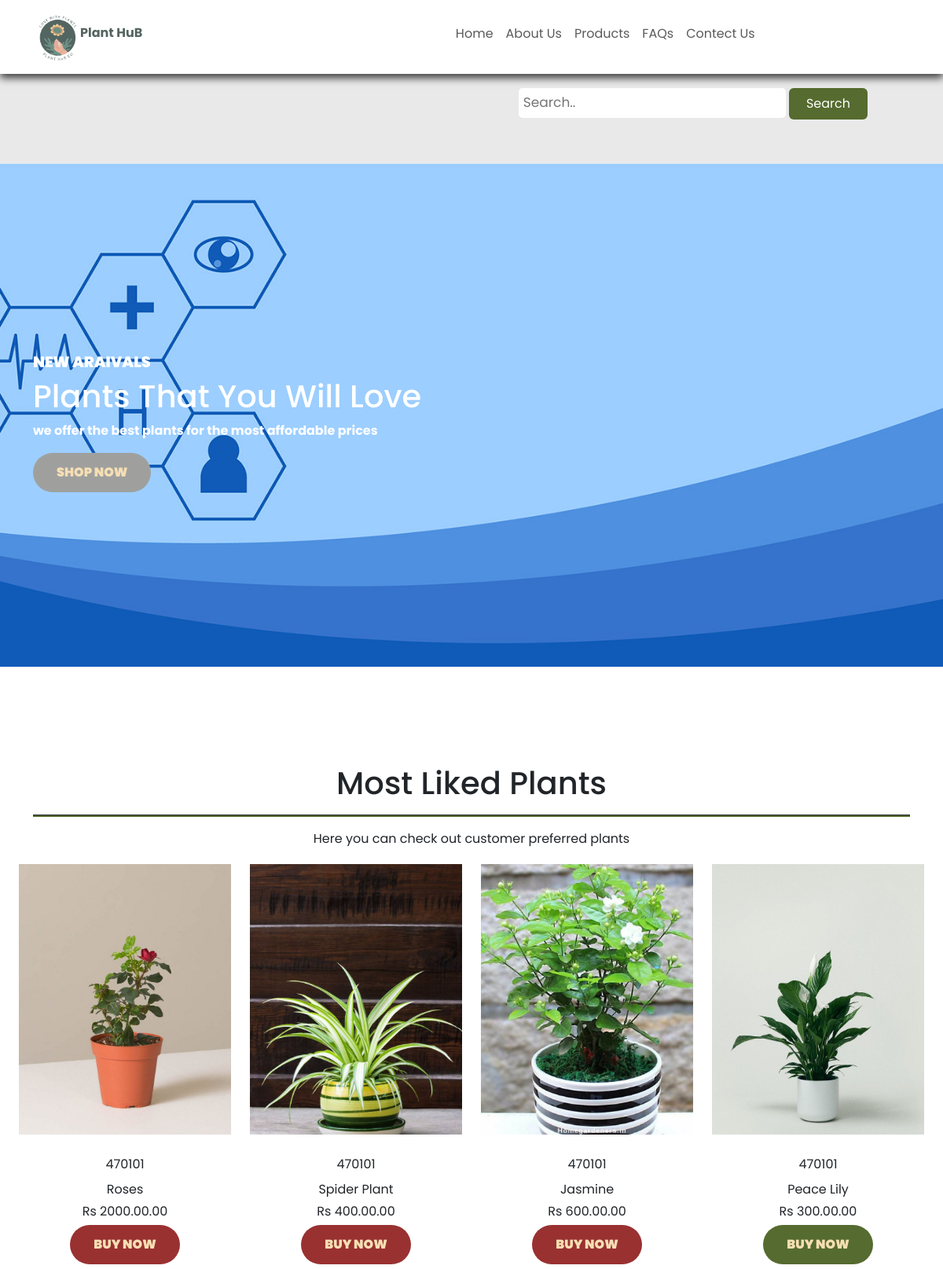
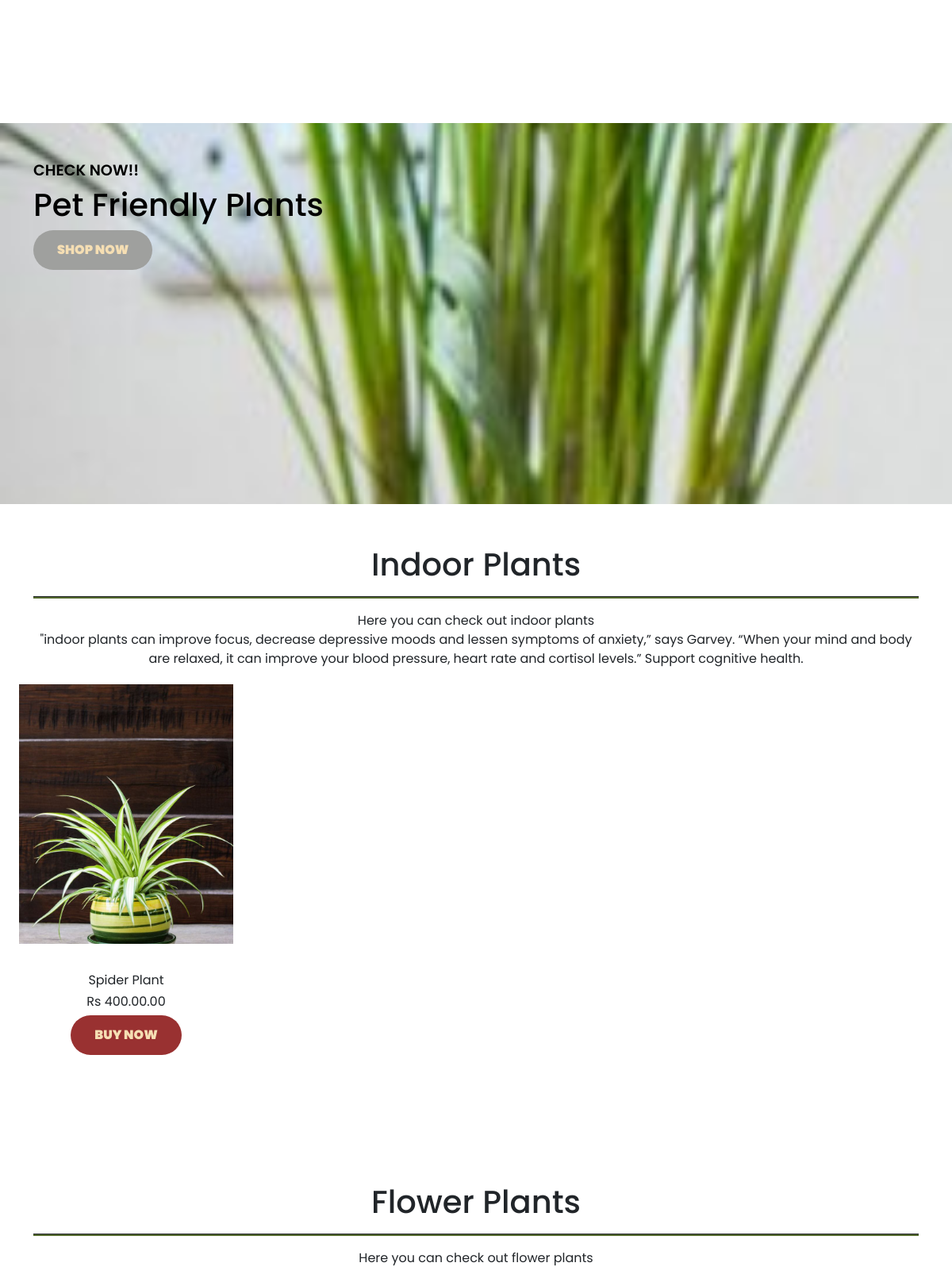
The page / (upper part) on the database its author committed (2 pictures, top to bottom).
### tables this page shows
CREATE TABLE `plants` (
  `plant_id` int(11) NOT NULL,
  `plant_name` varchar(100) NOT NULL,
  `plant_description` longtext NOT NULL,
  `plant_keywords` varchar(300) NOT NULL,
  `category_id` int(11) NOT NULL,
  `plant_soil` varchar(255) NOT NULL,
  `plant_sunlight` varchar(255) NOT NULL,
  `environment` varchar(255) NOT NULL,
  `plant_watering` varchar(255) NOT NULL,
  `plant_image1` varchar(255) NOT NULL,
  `plant_price` decimal(12,2) NOT NULL,
  `plant_quantity` int(5) NOT NULL,
  `date` timestamp NOT NULL DEFAULT current_timestamp() ON UPDATE current_timestamp(),
  `status` varchar(100) NOT NULL
);

CREATE TABLE `categories` (
  `category_id` int(11) NOT NULL,
  `category_title` varchar(100) NOT NULL
);

### index.php (the view, shortened to what this page needs)
<?php
include('includes/connect.php');
?>
<!DOCTYPE html>
<html lang="en">
<head>
  <?php
  include('layouts/header.php');
  ?>
</head>
<?php
include('layouts/navigation.php');
?>
<body>
  <section class="searchbar">
    <div class="search-container m-5 p-5 pb-2 fixed=top ">
      <form action="search_product.php" method="get" class="search text-nowrap mt-2">
        <input type="text" placeholder="Search.." name="search_data">
        <input type="submit" value="Search" class="btn " id="searchMe" name="search_data_product">
      </form>
    </div>
  </section>
  <section id="home">
    <div class="container">
      <h4 id="heading5" >NEW ARAIVALS</h4>
      <h1>Plants That You Will Love </h1>
      <p><strong>we offer the best plants for the<span> most affordable prices</strong></span></p>
      <button>Shop Now</button>
    </div>
  </section>
  <br><br>
  <br>
  <section id="featured" class="my-5 pb-3">
    <div class="container text-center mt-3 py-1">
      <h1>Most Liked Plants</h1>
      <hr>
      <p>Here you can check out customer preferred plants</p>
    </div>
    <div class="row mx-auto container-fluid">
      <?php
      $stmt = $con->prepare("SELECT * FROM plants order by rand() LIMIT 4");
      $stmt->execute();
      $most_liked_products = $stmt->get_result();
      ?>
        <?php
      while ($row = $most_liked_products->fetch_assoc()) { ?>
        <?php
           $available=true;
           $sql = "SELECT status FROM plants WHERE plant_id=?";
           $stmt = $con->prepare($sql);
           $stmt->bind_param("i", $row['plant_id']);
           $stmt->execute();
           $result = $stmt->get_result();
           if ($result->num_rows > 0)
           {
             $status_row = $result->fetch_assoc();
             $status = $status_row['status'];
             if($status==="false"){
              $available=false;
             }
            }
        ?>
        <div class="product text-center col-lg-3 col-md-4 col-sm-12">
          <a href=<?php echo "product_details.php?plant_id=" . $row['plant_id']; ?>>
            <img class="img-fluid mb-3" src="admin_/plant_images/<?php echo $row['plant_image1']; ?>"></a>
          <div class="star">470101
          </div>
          <h5 class="p-name"><?php echo $row['plant_name']; ?></h5>
          <h5 class="p-price">Rs <?php echo $row['plant_price'], '.00'; ?></h5>
          <a href=<?php echo "product_details.php?plant_id=" . $row['plant_id']; ?>>
            <button  class="buy-btn" <?php if (!$available) echo 'window.location.href=index.php style="background-color:#993131;"  onmouseenter="showAlert();"'; ?> >Buy Now</button>
          </a>
        </div>
      <?php } ?>
    </div>
  </section>
  <section id="banner" class="my-5 py-5">
    <div class="container">
      <h4>CHECK NOW!!</h4>
      <h1>Pet Friendly Plants</h1>
      <button class="text-uppercase">Shop Now</button>
    </div>
  </section>
  <section id="indoor" class="my-5">
    <?php
    $stmt_cat1 = $con->prepare("SELECT * FROM categories WHERE category_id =1 ");
    $stmt_cat1->execute();
    $cat1_name = $stmt_cat1->get_result();
    ?>
    <div class="container text-center mt-3 py-1">
      <?php
      while ($row = $cat1_name->fetch_assoc()) { ?>
        <h1 style=" text-transform: capitalize;"><?php echo $row['category_title']; ?></h1>
      <?php } ?>
      <hr>
      <p>Here you can check out indoor plants<br>"indoor plants can improve focus, decrease depressive moods and lessen symptoms of anxiety,” says Garvey. “When your mind and body are relaxed, it can improve your blood pressure, heart rate and cortisol levels.” Support cognitive health.</p>
    </div>
    <div class="row mx-auto container-fluid">
      <?php
      $stmt = $con->prepare("SELECT * FROM plants WHERE category_id ='1' LIMIT 4");
      $stmt->execute();
      $indoor_plants = $stmt->get_result();
      ?>
      <?php
      while ($row = $indoor_plants->fetch_assoc()) { ?>
           <?php
           $available=true;
           $sql = "SELECT status FROM plants WHERE plant_id=?";
           $stmt = $con->prepare($sql);
           $stmt->bind_param("i", $row['plant_id']);
           $stmt->execute();
           $result = $stmt->get_result();
           if ($result->num_rows > 0)
           {
             $status_row = $result->fetch_assoc();
             $status = $status_row['status'];
             if($status==="false"){
              $available=false;
             }
            }
        ?>
        <div class="product text-center col-lg-3 col-md-4 col-sm-6">
          <a href=<?php echo "product_details.php?plant_id=" . $row['plant_id']; ?>>
            <img class="img-fluid mb-3" src="admin_/plant_images/<?php echo $row['plant_image1']; ?>"></a>
          <div class="star">
          </div>
          <h5 class="p-name"><?php echo $row['plant_name']; ?></h5>
          <h5 class="p-price">Rs <?php echo $row['plant_price'], '.00'; ?></h5>
          <a href=<?php echo "product_details.php?plant_id=" . $row['plant_id']; ?>>
                       <button  class="buy-btn" <?php if (!$available) echo 'window.location.href=index.php style="background-color:#993131;"  onmouseenter="showAlert();"'; ?> >Buy Now</button>
          </a>
        </div>
      <?php } ?>
    </div>
  </section>
  <section id="flower" class="my-5">
    <div class="container text-center mt-3 py-1">
      <?php
      $stmt_cat2 = $con->prepare("SELECT * FROM categories WHERE category_id =2 ");
      $stmt_cat2->execute();
      $cat2_name = $stmt_cat2->get_result();
      ?>
      <?php
      while ($row = $cat2_name->fetch_assoc()) { ?>
        <h1 style=" text-transform: capitalize;"><?php echo $row['category_title']; ?></h1>
      <?php } ?>
      <hr>
      <p>Here you can check out flower plants</p>
    </div>
  </section>
  <?php
  include('layouts/footer.php');
  ?>

### css/styles.css (style rules this page uses)
* { margin: 0; padding: 0; box-sizing: border-box; }
body { font-family: 'Poppins', sans-serif; }
h1 { font-size: 2.5rem; font-weight: 500; }
h4 { font-size: 1.2rem; font-weight: 600; }
h5 { font-size: 1rem; font-weight: 400; }
button { font-size: 1rem; font-weight: 900; outline: none; border: none; border-radius: 50px; background-color: rgb(159, 160, 158); color: wheat; padding: 13px 30px; text-transform: uppercase; cursor: pointer; transition: 0.5s ease; }
#searchMe { background-color: darkolivegreen; width: 100px; height: 40px; color: #fff; }
.searchbar { overflow: hidden; background-color: #e9e9e9; }
.searchbar .search-container { float: right; }
.searchbar input[type=text] { padding: 6px; margin-top: 8px; font-size: 17px; border: darkolivegreen; border-radius: 5px; }
#home { background-image: url('../images/background.jpg'); width: 100%; height: 80vh; background-size: cover; display: flex; flex-direction: row; justify-content: center; align-items: center; color: rgb(255, 255, 255); padding-top: 20px; }
#home span { color: rgb(255, 255, 255); }
#heading5 { color: rgb(255, 255, 255); font-weight: 900; }
#banner { background-image: url('../images/banner.jpg'); width: 100%; height: 60vh; background-size: cover; background-repeat: no-repeat; background-attachment: fixed; display: flex; flex-direction: row; justify-content: flex-start; align-items: first baseline; color: rgb(0, 0, 0); padding-top: 20px; }
.product { cursor: pointer; margin-bottom: 2rem; }
.product img { transition: 0.3s all; width: 100%; height: 60%; object-fit:cover; }
hr { height: 3px; opacity: 1 !important; background-color: darkolivegreen; }
.star { padding: 10px 0; }
.product .buy-btn { background-color:darkolivegreen ; transform: translateY(50px); opacity: 1; transition: 0.3s all; }
.product .buy-btn { transform: translateY(0px); opacity: 1; }
.btn { color: #000000; width: 100%; }

### rows shown on the page
plants: plant_image1 (picture), plant_name "Roses", plant_price "2000.00"
plants: plant_image1 (picture), plant_name "Spider Plant", plant_price "400.00"
plants: plant_image1 (picture), plant_name "Jasmine", plant_price "600.00"
plants: plant_image1 (picture), plant_name "Peace Lily", plant_price "300.00"
categories: category_title "Indoor Plants"
categories: category_title "Flower Plants"
